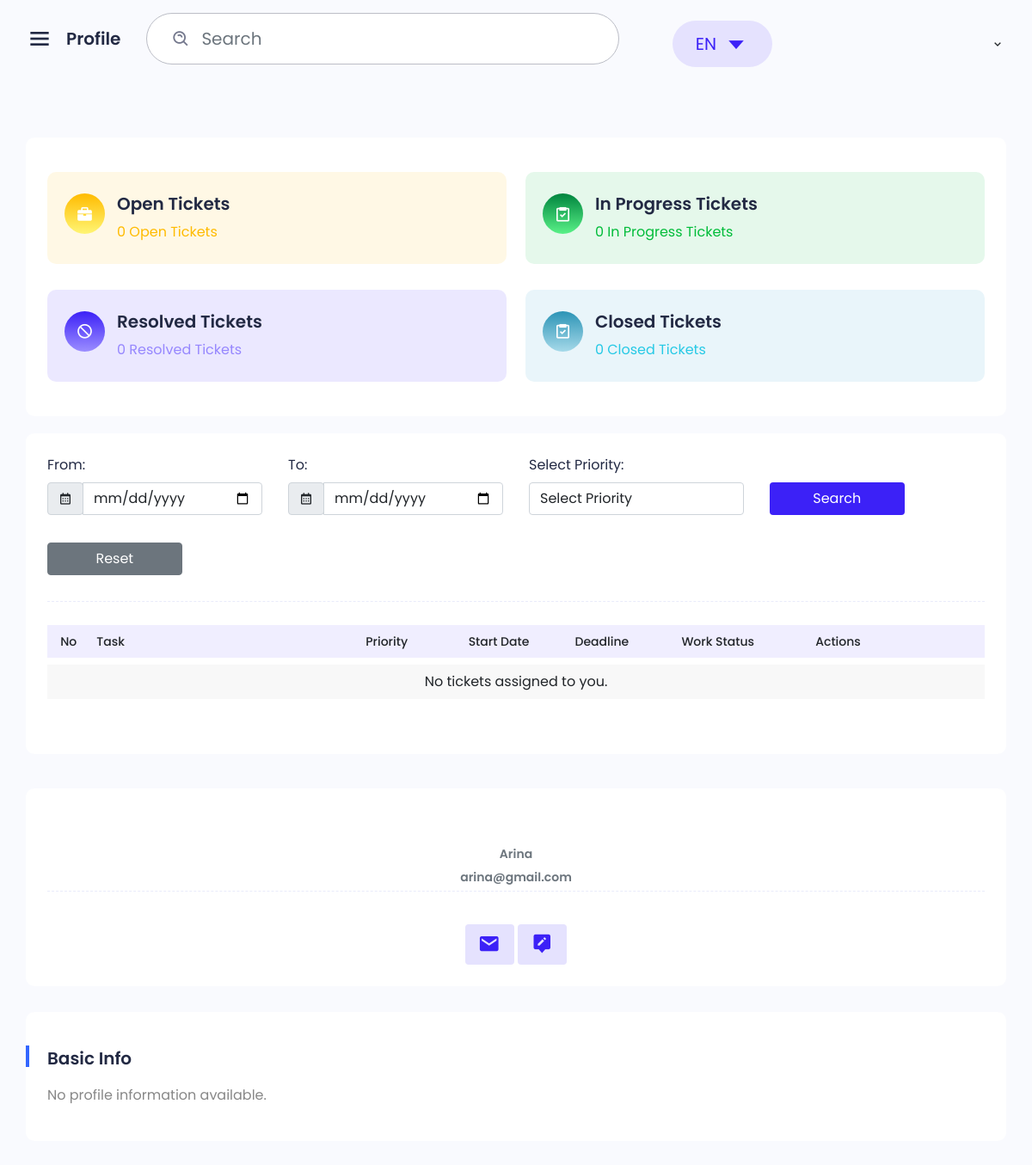
The app's page /users/profile/ (signed in), older data.
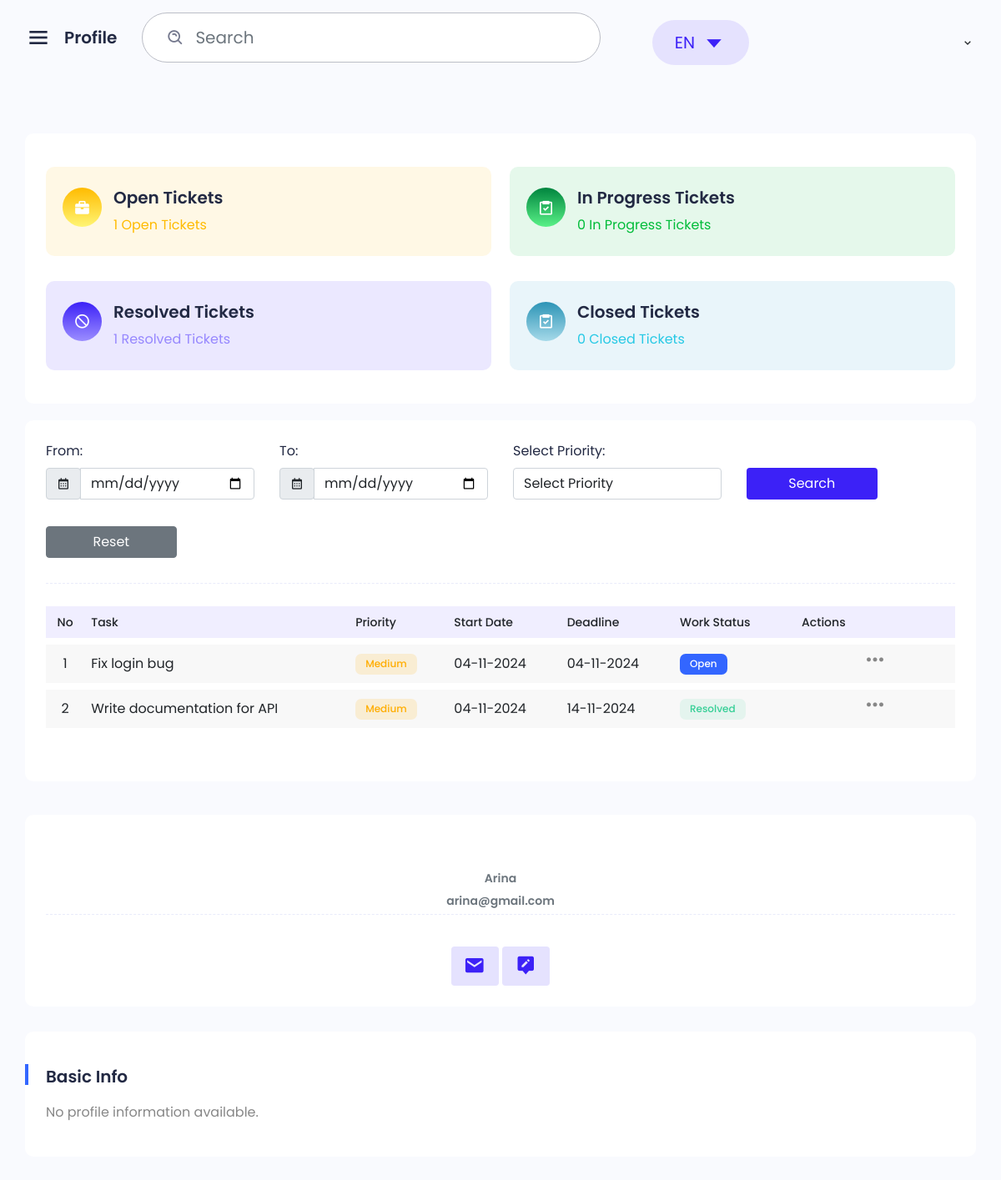
The same page, newer data.
### tickets/models.py (models this page shows)
class Ticket(models.Model):
    title = models.CharField(max_length=255)
    description = models.TextField()
    priority = models.CharField(max_length=50, choices=[('Low', 'Low'), ('Medium', 'Medium'), ('High', 'High'), ('Critical', 'Critical')])
    status = models.CharField(max_length=50, choices=[('Open', 'Open'), ('In Progress', 'In Progress'), ('Resolved', 'Resolved'), ('Closed', 'Closed')])
    assignee = models.ForeignKey(User, related_name='assigned_tickets', on_delete=models.SET_NULL, null=True)
    reporter = models.ForeignKey(User, related_name='reported_tickets', on_delete=models.SET_NULL, null=True)
    due_date = models.DateField()
    created_at = models.DateTimeField(auto_now_add=True)
    updated_at = models.DateTimeField(auto_now=True)

### users/views.py (the view)
# urls.py: path('profile/', views.profile_view),
@login_required(login_url='/users/login/')
def profile_view(request):
    user = request.user
    try:
        profile = Profile.objects.get(user=user)
    except Profile.DoesNotExist:
        profile = None
    assigned_tickets = Ticket.objects.filter(assignee=user)
    open_count_p = assigned_tickets.filter(status="Open").count()
    in_progress_count_p = assigned_tickets.filter(status="In Progress").count()
    resolved_count_p = assigned_tickets.filter(status="Resolved").count()
    closed_count_p = assigned_tickets.filter(status="Closed").count()
    total_task_count = assigned_tickets.count()
    running_task_count = in_progress_count_p
    on_hold_task_count = resolved_count_p
    complete_task_count = closed_count_p
    from_date = request.GET.get('from_date')
    to_date = request.GET.get('to_date')
    priority = request.GET.get('priority')
    if from_date:
        assigned_tickets = assigned_tickets.filter(created_at__gte=from_date)
    if to_date:
        assigned_tickets = assigned_tickets.filter(due_date__lte=to_date)
    if priority:
        assigned_tickets = assigned_tickets.filter(priority=priority)
    context = {
        'user': user,
        'profile': profile,
        'assigned_tickets': assigned_tickets, # for the table ticket view
        'total_task_count': total_task_count, # total number of assigned tickets for the table ticket view
        'running_task_count': running_task_count, # number of running tickets for the table ticket view
        'on_hold_task_count': on_hold_task_count, # number of tickets on hold for the table ticket view
        'complete_task_count': complete_task_count, # number of completed tickets for the table ticket view
        'open_count_p': open_count_p, # for the table ticket view
        'in_progress_count_p': in_progress_count_p, # for the table ticket view
        'resolved_count_p': resolved_count_p, # for the table ticket view
        'closed_count_p': closed_count_p, # for the table ticket view
    }
    return render(request, 'users/profile.html', context)

### ticket_notifications/templatetags/notification_tags.py (called while the page is built)
@register.simple_tag
def unread_notifications_count(user):
    return Notification.objects.filter(user=user, is_read=False).count()

### users/templates/users/profile.html (shortened to what the changed rows need)
{% extends "layout.html" %}
{% block content %}
    <div class="main">
        <div class="main-content user">
            <div class="row">
                <div class="col-9 col-xl-12">
                    <div class="box card-box mb-20">
                        <div class="icon-box bg-color-1">
                            <div class="content">
                                <h5 class="title-box">Open Tickets</h5>
                                <p class="color-1 mb-0 pt-4">{{ open_count_p }} Open Tickets</p>
                            </div>
                        </div>
                        <div class="icon-box bg-color-3">
                            <div class="content">
                                <h5 class="title-box">Resolved Tickets</h5>
                                <p class="color-3 mb-0 pt-4">{{ resolved_count_p }} Resolved Tickets</p>
                            </div>
                        </div>
                    </div>
                    <div class="box">
                        <div class="box-body">
                            <div class="table-responsive">
                                <table class="table table-vcenter text-nowrap table-bordered dataTable no-footer"
                                       id="task-profile" role="grid">
                                    <thead>
                                        <tr class="top">
                                            <th class="border-bottom-0 text-center sorting fs-14 font-w500" style="width: 26.6562px;">No</th>
                                            <th class="border-bottom-0 sorting fs-14 font-w500" style="width: 222.312px;">Task</th>
                                            <th class="border-bottom-0 sorting fs-14 font-w500" style="width: 84.8281px;">Priority</th>
                                            <th class="border-bottom-0 sorting fs-14 font-w500" style="width: 87.9844px;">Start Date</th>
                                            <th class="border-bottom-0 sorting fs-14 font-w500" style="width: 87.9844px;">Deadline</th>
                                            <th class="border-bottom-0 sorting fs-14 font-w500" style="width: 110.719px;">Work Status</th>
                                            <th class="border-bottom-0 sorting_disabled fs-14 font-w500" style="width: 145.391px;">Actions</th>
                                        </tr>
                                    </thead>
                                    <tbody>
                                        {% for ticket in assigned_tickets %}
                                        <tr class="{% cycle 'odd' 'even' %}">
                                            <td class="text-center">{{ forloop.counter }}</td>
                                            <td>
                                                <a href="javascript:void(0);" data-bs-toggle="modal"
                                                   data-bs-target="#ticketDetailModal"
                                                   onclick="showTicketDetails('{{ ticket.pk }}')">
                                                    {{ ticket.title }}
                                                </a>
                                            </td>
                                            <td>
                                                <span
                                                    class="badge {% if ticket.priority == 'High' %}badge-danger-light{% elif ticket.priority == 'Medium' %}badge-warning-light{% elif ticket.priority == 'Low' %}badge-success-light{% elif ticket.priority == 'Critical' %}badge-danger{% endif %}">
                                                    {{ ticket.priority }}
                                                </span>
                                            </td>
                                            <td>{{ ticket.created_at|date:"d-m-Y" }}</td>
                                            <td>{{ ticket.due_date|date:"d-m-Y" }}</td>
                                            <td>
                                                <span
                                                    class="badge {% if ticket.status == 'Open' %}badge-primary{% elif ticket.status == 'In Progress' %}badge-warning{% elif ticket.status == 'Resolved' %}badge-success{% elif ticket.status == 'Closed' %}badge-secondary{% endif %}">
                                                    {{ ticket.status }}
                                                </span>
                                            </td>
                                            <td>
                                                <div class="dropdown">
                                                    <a href="javascript:void(0);" class="btn-link" data-bs-toggle="dropdown"
                                                       aria-expanded="false">
                                                        <i class='bx bx-dots-horizontal-rounded'></i>
                                                    </a>
                                                </div>
                                            </td>
                                        </tr>
                                        {% empty %}
                                        <tr>
                                            <td colspan="7" class="text-center">No tickets assigned to you.</td>
                                        </tr>
                                        {% endfor %}
                                    </tbody>
                                </table>
                            </div>
                        </div>
                    </div>
                </div>
            </div>
        </div>
    </div>
{% endblock  %}

Row changes from the older to the newer data that the page shows:
added Ticket: title "Fix login bug", priority "Medium", created_at "04-11-2024", due_date "04-11-2024", status "Open"
added Ticket: title "Write documentation for API", priority "Medium", created_at "04-11-2024", due_date "14-11-2024", status "Resolved"
Text that changed along with them:
{{ open_count_p }}: "0" → "1"
{{ resolved_count_p }}: "0" → "1"
text no longer shown: "No tickets assigned to you."
